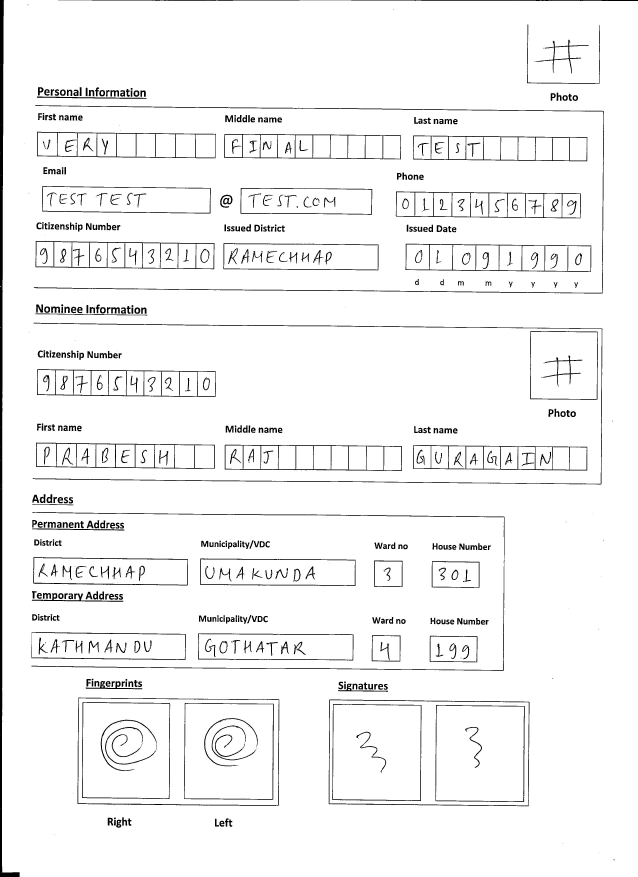
#> input picture OPENCV/test6.jpeg, 2550 x 3508 px (shown at 1/4 size)
$ python main.py
#> lines starting #> are read from the running program, lines starting #| are printed output that depends on the picture; after the words box and inside, x2 and y2 are one past the last pixel; in counts of white or black regions, pixels touching at a corner belong together
import cv2
import numpy as np
from name_the_box import box_namer

# Load and preprocess the image
img = cv2.imread("test6.jpeg")
#> img is the input picture: shape (3508, 2550, 3); min 0, max 255, mean 244.1
img = cv2.resize(img,(3000,3000))
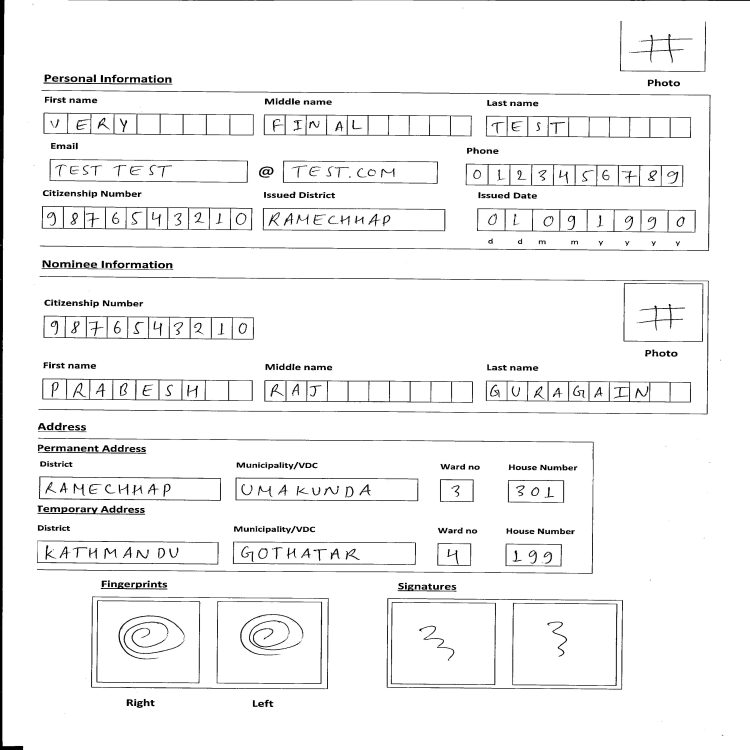
#> img: shape (3000, 3000, 3) (shown at 1/4 size); min 0, max 255, mean 244.1
gray = cv2.cvtColor(img, cv2.COLOR_BGR2GRAY)
kernel = np.ones((4,4),np.uint8)
img1 = cv2.GaussianBlur(gray, (5, 5), 1)
# Apply Canny edge detection
edges = cv2.Canny(img1, 100, 100)  # Adjust thresholds if needed
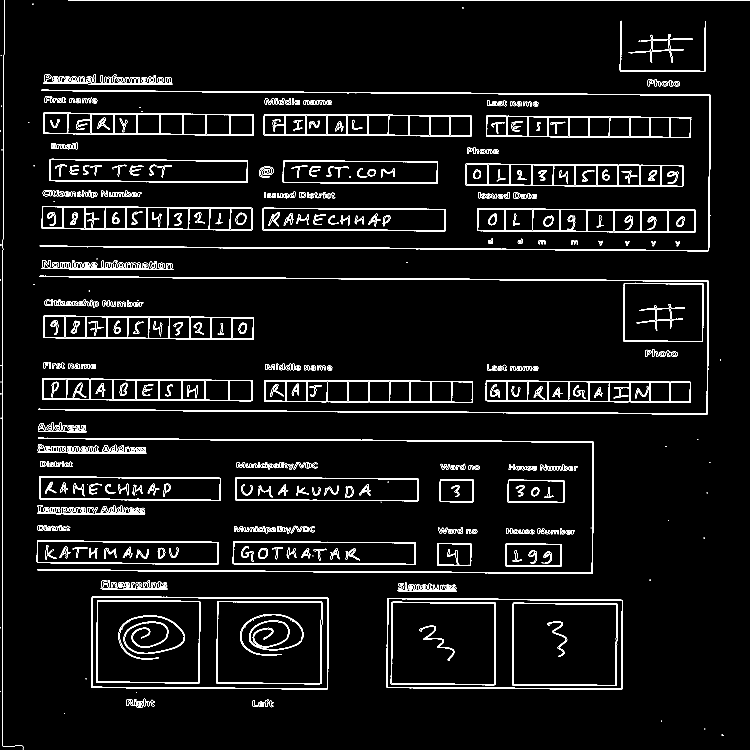
#> edges: shape (3000, 3000) (shown at 1/4 size); 2.5% white in thin lines or dots
contours, hierarchy = cv2.findContours(edges, cv2.RETR_CCOMP, cv2.CHAIN_APPROX_SIMPLE)
#> contours = 1850 contours, 445 with area under 20; largest, box (x1, y1, x2, y2) and area: (364, 2385, 1315, 2757) 345570, (364, 2385, 1315, 2757) 345566, (1546, 2392, 2492, 2759) 337462, (368, 2388, 1312, 2755) 337452, (368, 2388, 1312, 2754) 337444

# Filter for box-like contours
box_contours = []
for cnt in contours:
  # Approximate the contour with a polygon
  approx = cv2.approxPolyDP(cnt, 0.01 * cv2.arcLength(cnt, True), True)

  # Check if they approximation has 4 sides (indicating a box)
  if len(approx) == 4 and cv2.contourArea(cnt) > 10000:
    box_contours.append(cnt)
#> this loop made 1850 passes
#> approx on passes 3, 4, 7: [[2817, 2917], [2820, 2917]], [[2817, 2915], [2820, 2915]], [[256, 2853], [256, 2855], [259, 2855], [259, 2853]]
#> after the loop, box_contours = 65 contours; largest, box (x1, y1, x2, y2) and area: (364, 2385, 1315, 2757) 345570, (364, 2385, 1315, 2757) 345566, (1546, 2392, 2492, 2759) 337462, (368, 2388, 1312, 2755) 337452, (368, 2388, 1312, 2754) 337444

# Apply Non-Maximal Suppression (NMS)
def nms(contours, area_thr=0.5):
#> called with area_thr = 0.5
    bounding_boxes = [cv2.boundingRect(cnt) for cnt in contours]
#> bounding_boxes = 65 items, first 6: (2049, 2411, 421, 333), (2052, 2414, 414, 327), (1567, 2411, 413, 327), (1567, 2411, 413, 327), (1563, 2407, 421, 334), (1563, 2407, 421, 334)

    # Get areas and scores (use area as a score here, adapt based on your needs)
    areas = [cv2.contourArea(cnt) for cnt in contours]
#> areas = 65 values, max 345570.5 at index 14, min 10693.5 at index 29, mean 91048.8
    scores = areas
#> scores has the same summary as areas

    # Perform Non-Maximum Suppression (NMS)
    kept_indices = cv2.dnn.NMSBoxes(bounding_boxes, scores, 0.5, area_thr)
#> kept_indices = 28 values, max 64 at index 12, min 0 at index 3, mean 35.36

    # Return the kept contours based on indices
    return [contours[i] for i in kept_indices]

# Filter overlapping boxes with NMS
kept_box_contours = nms(box_contours)
#> kept_box_contours = 28 contours; largest, box (x1, y1, x2, y2) and area: (364, 2385, 1315, 2757) 345570, (1546, 2392, 2492, 2759) 337462, (866, 2404, 1289, 2737) 137996, (2049, 2411, 2470, 2744) 137498, (1563, 2407, 1984, 2741) 137336

# Process the identified box contours
print(f"Number of box contours after NMS: {len(kept_box_contours)}")
#| Number of box contours after NMS: 28

for cnt in kept_box_contours:
  # Get bounding box coordinates
  x, y, w, h = cv2.boundingRect(cnt)

  x_max = x+w
  y_max = y+h

  # Extract the image segment using NumPy slicing
  box_image = img[y-80:y_max, x:x_max]

  # name = box_namer.naming(x_max,y_max)

  # Display the extracted box image (optional)
  cv2.imshow(f"{x_max,y_max}",box_image)
  cv2.waitKey(0)
#> this loop made 28 passes
#> (x, y, w, h, x_max, y_max) on passes 1 to 12: (364, 2385, 951, 372, 1315, 2757), (1546, 2392, 946, 367, 2492, 2759), (866, 2404, 423, 333, 1289, 2737), (2049, 2411, 421, 333, 2470, 2744), (1563, 2407, 421, 334, 1984, 2741), (385, 2401, 417, 333, 802, 2734), (1908, 833, 875, 98, 2783, 931), (167, 824, 843, 98, 1010, 922), (1862, 654, 871, 94, 2733, 748), (174, 1262, 842, 97, 1016, 1359), (2494, 1131, 320, 237, 2814, 1368), (1057, 1521, 835, 91, 1892, 1612)
#> pass 1, `box_image = img[y-80:y_max, x:x_max]`:
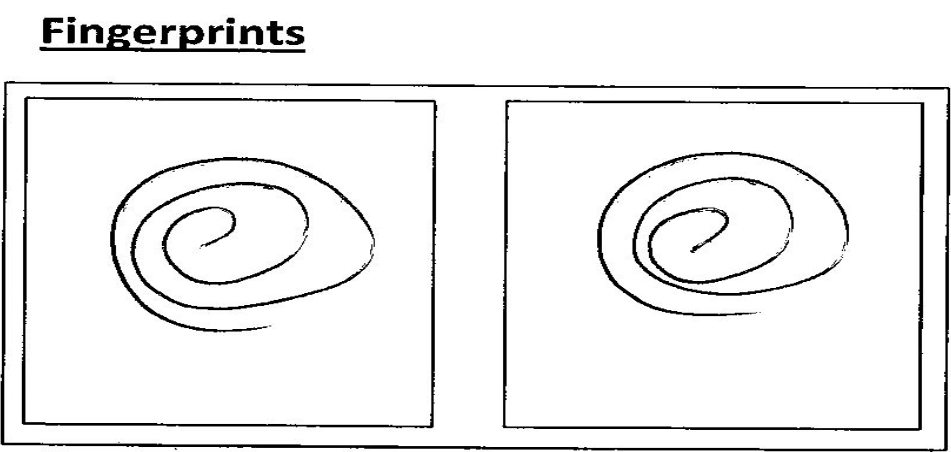
#> box_image: shape (452, 951, 3); min 0, max 255, mean 238.5
#> pass 2, `box_image = img[y-80:y_max, x:x_max]`:
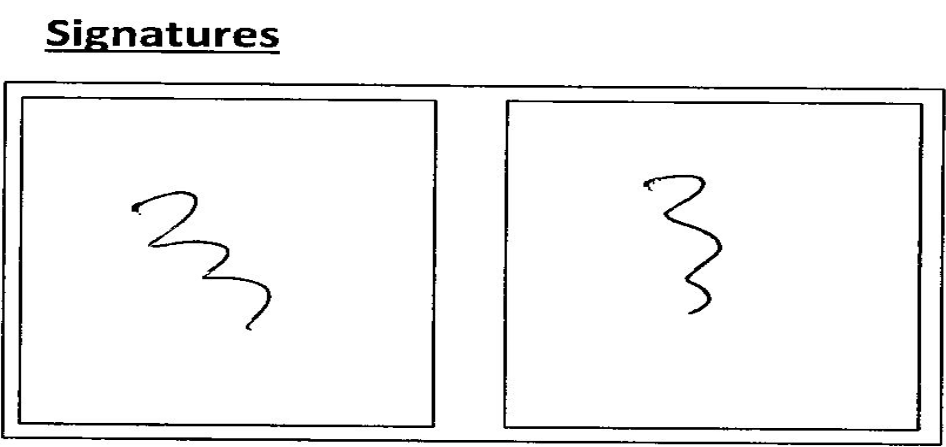
#> box_image: shape (447, 946, 3); min 0, max 255, mean 242.5
#> pass 3, `box_image = img[y-80:y_max, x:x_max]`:
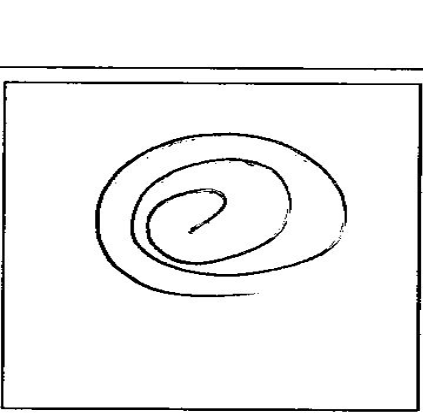
#> box_image: shape (413, 423, 3); min 0, max 255, mean 241.5

# Optional: Draw the box contours on the original image
cv2.drawContours(img, kept_box_contours, -1, (255, 0, 0), 2)  # Red outline for boxes
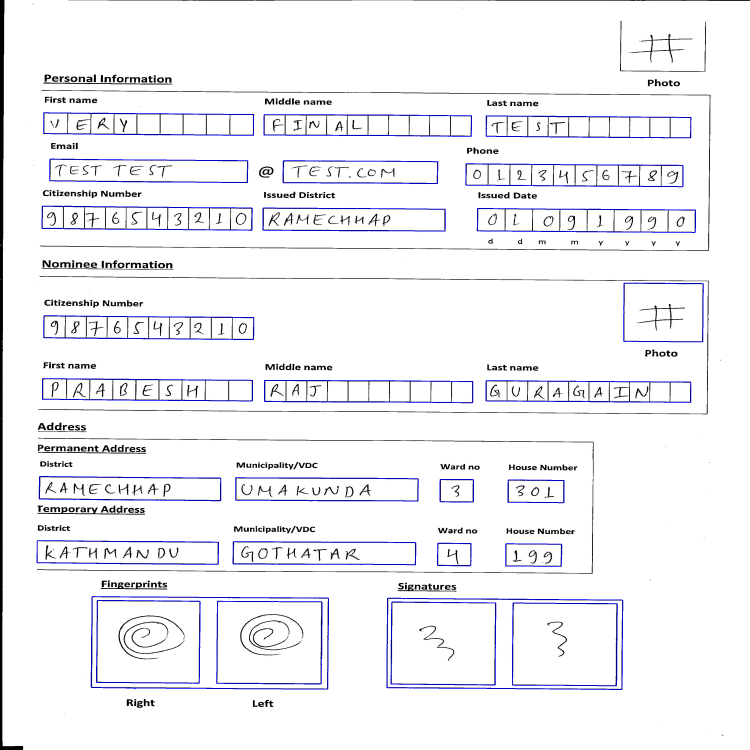
#> img: shape (3000, 3000, 3) (shown at 1/4 size); mean B, G, R 245.6, 241.8, 241.8

# x,y,w,h = cv2.boundingRect(kept_box_contours[5])
# box_image = img[y:y + h, x:x + w]
# print(x,y,w,h)
# Display the image with box contours
cv2.imshow("Image",img)
cv2.waitKey(0)

$ run again, with OPENCV/baseimage.jpg copied over OPENCV/test6.jpeg
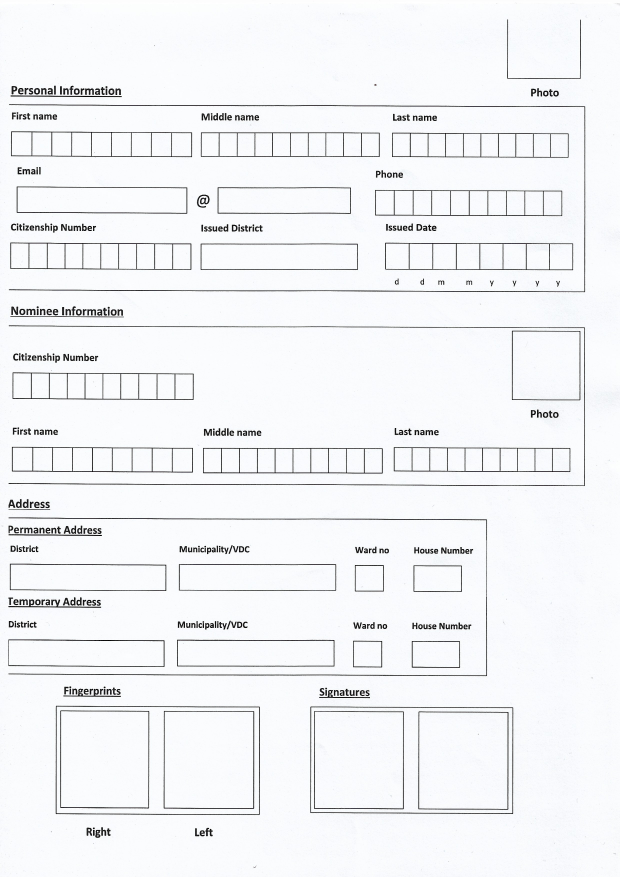
#> input picture OPENCV/baseimage.jpg, 2480 x 3508 px (shown at 1/4 size)
#> img is the input picture: shape (3508, 2480, 3); mean B, G, R 245.6, 243.3, 242.2
#> `edges = cv2.Canny(img1, 100, 100)`:
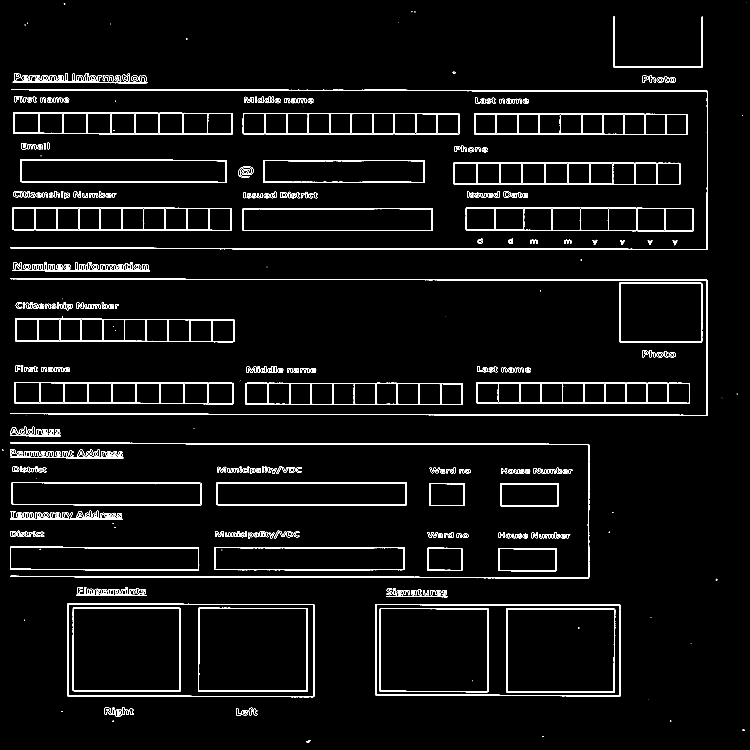
#> edges: shape (3000, 3000) (shown at 1/4 size); 2% white in thin lines or dots
#> contours = 1370 contours, 250 with area under 20; largest, box (x1, y1, x2, y2) and area: (269, 2414, 1257, 2789) 365944, (269, 2414, 1257, 2789) 365938, (1501, 2416, 2484, 2785) 358112, (1501, 2416, 2484, 2785) 358108, (273, 2416, 1254, 2786) 357736
#> the loop `for cnt in contours:` made 1370 passes
#> approx on passes 5, 6, 15: [[2974, 2921], [2974, 2922], [2978, 2922], [2975, 2922]], [[2969, 2920], [2970, 2921], [2972, 2921], [2970, 2921]], [[246, 2844], [246, 2846], [249, 2846], [249, 2844]]
#> after the loop `for cnt in contours:`: box_contours = 90 contours; largest, box (x1, y1, x2, y2) and area: (269, 2414, 1257, 2789) 365944, (269, 2414, 1257, 2789) 365938, (1501, 2416, 2484, 2785) 358112, (1501, 2416, 2484, 2785) 358108, (273, 2416, 1254, 2786) 357736
#> bounding_boxes = 90 items, first 6: (2028, 2436, 429, 332), (2028, 2436, 429, 332), (1522, 2435, 429, 331), (1522, 2435, 429, 331), (795, 2434, 432, 330), (795, 2434, 432, 330)
#> areas = 90 values, max 365943.5 at index 22, min 11233.5 at index 41, mean 99284.6
#> scores has the same summary as areas
#> kept_indices = 28 values, max 88 at index 12, min 6 at index 3, mean 49.64
#> kept_box_contours = 28 contours; largest, box (x1, y1, x2, y2) and area: (269, 2414, 1257, 2789) 365944, (1501, 2416, 2484, 2785) 358112, (792, 2431, 1231, 2767) 146174, (2024, 2433, 2461, 2771) 145604, (1519, 2432, 1955, 2769) 145168
#| Number of box contours after NMS: 28
#> the loop `for cnt in kept_box_contours:` made 28 passes
#> (x, y, w, h, x_max, y_max) on passes 1 to 8: (269, 2414, 988, 375, 1257, 2789), (1501, 2416, 983, 369, 2484, 2785), (792, 2431, 439, 336, 1231, 2767), (2024, 2433, 437, 338, 2461, 2771), (1519, 2432, 436, 337, 1955, 2769), (291, 2430, 432, 336, 723, 2766), (1863, 830, 911, 95, 2774, 925), (60, 1273, 877, 96, 937, 1369)
#> `cv2.drawContours(img, kept_box_contours, -1, (255, 0, 0), 2)`:
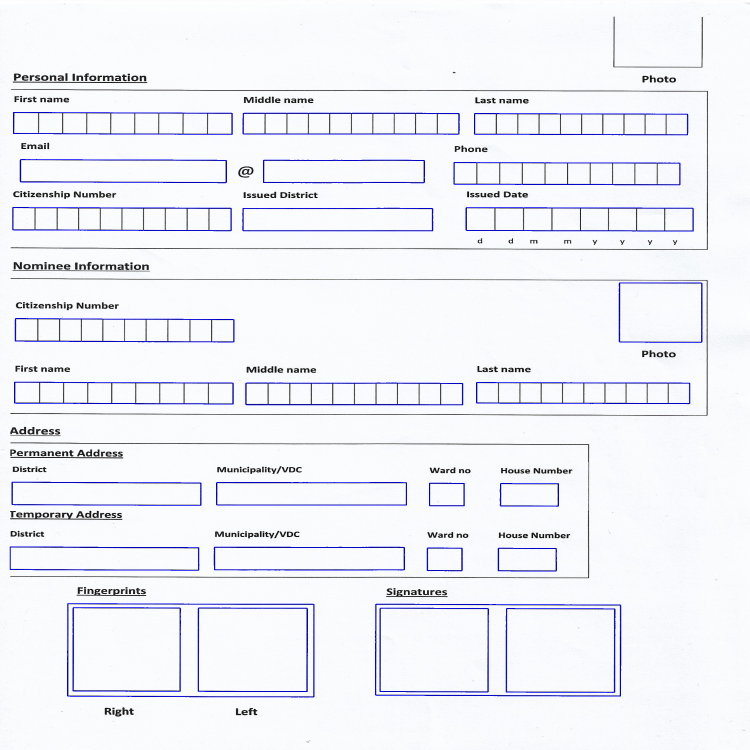
#> img: shape (3000, 3000, 3) (shown at 1/4 size); mean B, G, R 247.1, 240.9, 239.8

$ run again, with OPENCV/test1.jpg copied over OPENCV/test6.jpeg
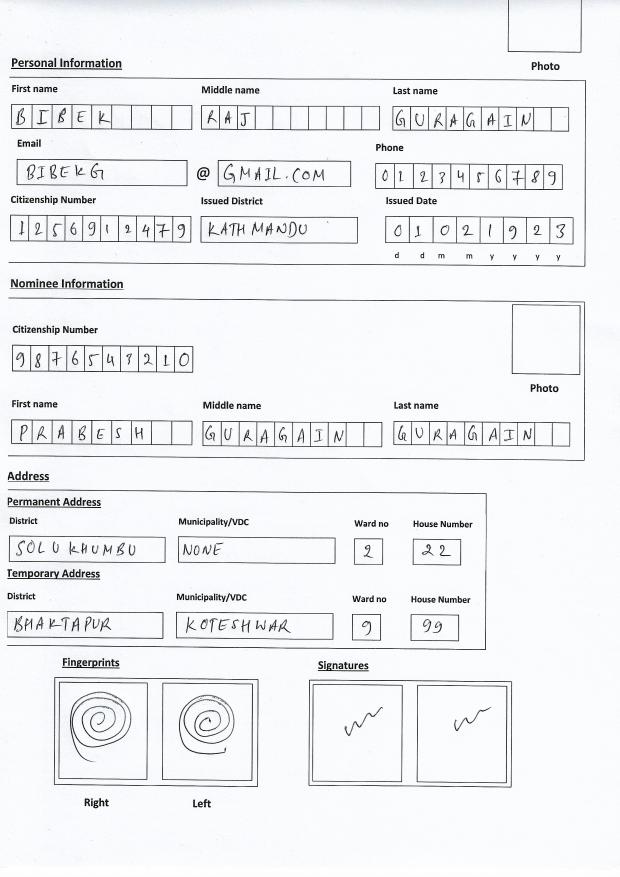
#> input picture OPENCV/test1.jpg, 2480 x 3508 px (shown at 1/4 size)
#> img is the input picture: shape (3508, 2480, 3); mean B, G, R 243.6, 241.4, 239.7
#> `edges = cv2.Canny(img1, 100, 100)`:
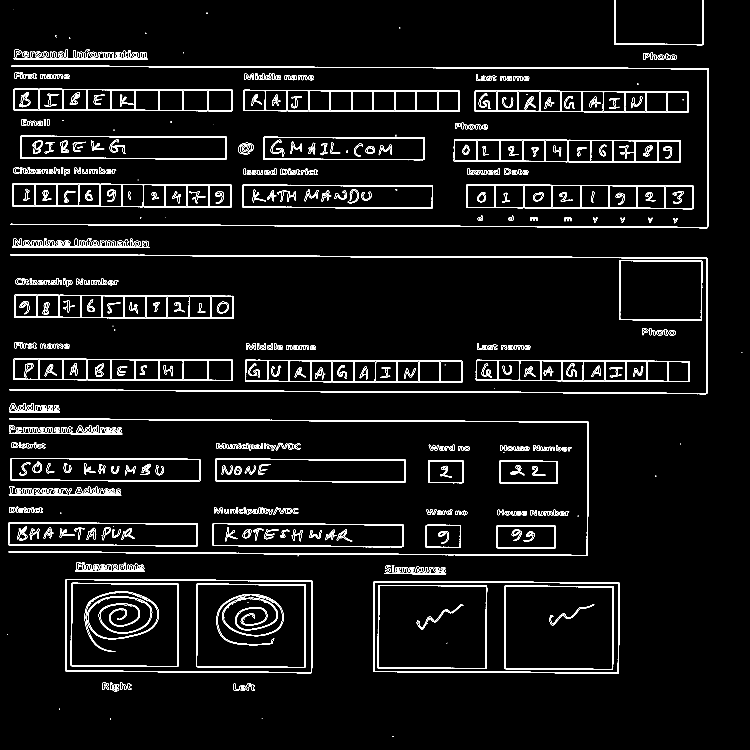
#> edges: shape (3000, 3000) (shown at 1/4 size); 2.5% white in thin lines or dots
#> contours = 1973 contours, 570 with area under 20; largest, box (x1, y1, x2, y2) and area: (261, 2316, 1251, 2693) 364466, (261, 2316, 1251, 2693) 364461, (1492, 2324, 2478, 2695) 356589, (1492, 2324, 2478, 2695) 356584, (264, 2319, 1247, 2690) 355896
#> the loop `for cnt in contours:` made 1973 passes
#> approx on passes 1, 3, 4: [[1570, 2944], [1570, 2946], [1573, 2946], [1573, 2944]], [[1050, 2874], [1051, 2874]], [[1047, 2874], [1048, 2874]]
#> after the loop `for cnt in contours:`: box_contours = 90 contours; largest, box (x1, y1, x2, y2) and area: (261, 2316, 1251, 2693) 364466, (261, 2316, 1251, 2693) 364461, (1492, 2324, 2478, 2695) 356589, (1492, 2324, 2478, 2695) 356584, (264, 2319, 1247, 2690) 355896
#> bounding_boxes = 90 items, first 6: (2020, 2345, 431, 332), (2020, 2345, 431, 332), (2016, 2342, 439, 338), (2016, 2342, 439, 338), (1514, 2342, 431, 331), (1514, 2342, 431, 331)
#> areas = 90 values, max 364466 at index 22, min 11260.5 at index 41, mean 99109.4
#> scores has the same summary as areas
#> kept_indices = 28 values, max 88 at index 12, min 2 at index 3, mean 49.29
#> kept_box_contours = 28 contours; largest, box (x1, y1, x2, y2) and area: (261, 2316, 1251, 2693) 364466, (1492, 2324, 2478, 2695) 356589, (784, 2335, 1224, 2672) 145554, (2016, 2342, 2455, 2680) 145280, (1510, 2340, 1949, 2676) 144915
#| Number of box contours after NMS: 28
#> the loop `for cnt in kept_box_contours:` made 28 passes
#> (x, y, w, h, x_max, y_max) on passes 1 to 8: (261, 2316, 990, 377, 1251, 2693), (1492, 2324, 986, 371, 2478, 2695), (784, 2335, 440, 337, 1224, 2672), (2016, 2342, 439, 338, 2455, 2680), (1510, 2340, 439, 336, 1949, 2676), (283, 2331, 432, 337, 715, 2668), (1864, 738, 911, 99, 2775, 837), (49, 734, 877, 96, 926, 830)
#> `cv2.drawContours(img, kept_box_contours, -1, (255, 0, 0), 2)`:
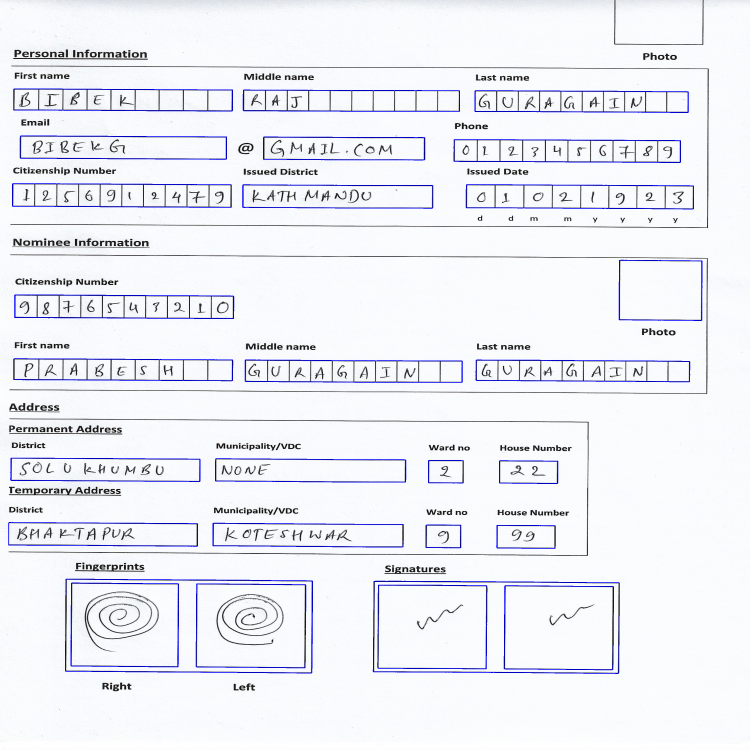
#> img: shape (3000, 3000, 3) (shown at 1/4 size); mean B, G, R 245, 238.9, 237.2
